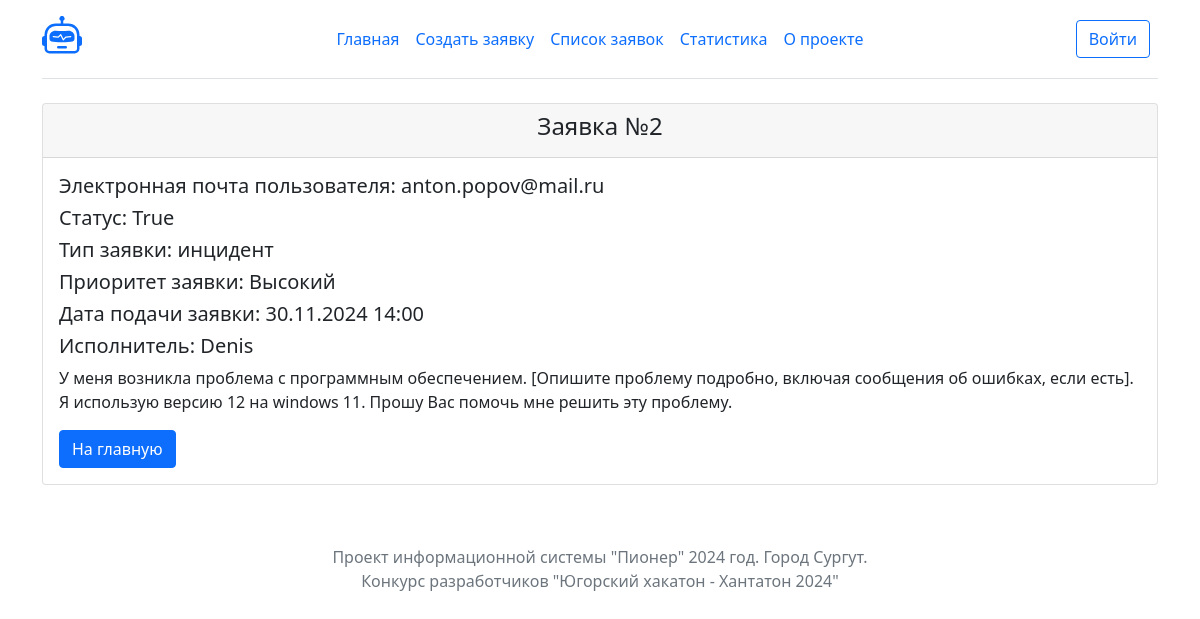
The page /task/2/ on the database its author committed.
### tasks/models.py (models this page shows, shortened)
class Task(models.Model):
    title = models.CharField(max_length=1024, null=True)
    message = models.TextField()
    authors = models.CharField(max_length=1024)
    contractor = models.ForeignKey(User, on_delete=models.CASCADE, null=True)
    created = models.DateTimeField("date published", auto_now_add= True)
    closed = models.BooleanField(default=False)
    typetask = models.ForeignKey(TypeTask, on_delete=models.CASCADE, null=True)
    priority = models.ForeignKey(Priority, on_delete=models.CASCADE, null=True)

class TypeTask(models.Model):
    type = models.CharField(max_length=50, null=True)
    def __str__(self):
        return self.type

class Priority(models.Model):
    level = models.CharField(max_length=50, null=True)
    def __str__(self):
        return self.level

### tasks/views.py (the view)
# urls.py: path("task/<int:task_id>/", views.task_info, name="task_info"),
def task_info(request, task_id):
    task = Task.objects.get(id=task_id)
    return render(request, 'tasks/task_info.html', {'task': task})

### tasks/templates/tasks/task_info.html
{% extends "tasks/base.html" %}
{% block content %}
    <div class="container">
        <div class="row">
            <div class="col-lg-12">
                <div class="card">
                    <div class="card-header">
                    <h4 class="text-center text">Заявка №{{ task.pk }}</h4>
                    </div>
                    <div class="card-body">
                        <h5 class="card-title">Электронная почта пользователя: {{ task.authors }}</h5>
                        <h5 class="card-title">Статус: {{ task.closed }}</h5>
                        <h5 class="card-title">Тип заявки: {{ task.typetask }}</h5>
                        <h5 class="card-title">Приоритет заявки: {{ task.priority }}</h5>
                        <h5 class="card-title">Дата подачи заявки: {{ task.created|date:'d.m.Y H:i' }}</h5>
                        <h5 class="card-title">Исполнитель: {{ task.contractor }}</h5>
                        <p class="card-text">{{ task.message }}</p>
                        <a href="/" class="btn btn-primary">На главную</a>
                    </div>
                </div>
            </div>
        </div>
    </div>
{% endblock %}

### rows shown on the page
Task: pk "2", authors "anton.popov@mail.ru", closed "True", typetask "инцидент", priority "Высокий", created "30.11.2024 14:00", contractor "Denis", message "У меня возникла проблема с программным обеспечением. [Опишите проблему подробно, включая сообщения об ошибках, если есть]. Я использую версию 12 на windows 11. Прошу Вас помочь мне решить эту проблему."
